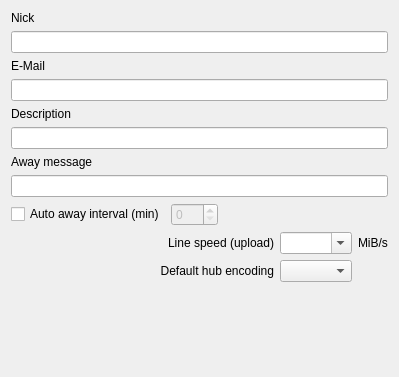
<?xml version="1.0" encoding="UTF-8"?>
<ui version="4.0">
 <class>UISettingsPersonal</class>
 <widget class="QWidget" name="UISettingsPersonal">
  <property name="geometry">
   <rect>
    <x>0</x>
    <y>0</y>
    <width>399</width>
    <height>377</height>
   </rect>
  </property>
  <property name="sizePolicy">
   <sizepolicy hsizetype="Preferred" vsizetype="Preferred">
    <horstretch>0</horstretch>
    <verstretch>0</verstretch>
   </sizepolicy>
  </property>
  <property name="windowTitle">
   <string notr="true"/>
  </property>
  <layout class="QVBoxLayout" name="verticalLayout">
   <item>
    <widget class="QFrame" name="frame">
     <property name="frameShape">
      <enum>QFrame::NoFrame</enum>
     </property>
     <property name="frameShadow">
      <enum>QFrame::Raised</enum>
     </property>
     <layout class="QGridLayout" name="gridLayout_2">
      <property name="leftMargin">
       <number>0</number>
      </property>
      <property name="topMargin">
       <number>0</number>
      </property>
      <property name="rightMargin">
       <number>0</number>
      </property>
      <property name="bottomMargin">
       <number>0</number>
      </property>
      <item row="5" column="0" colspan="4">
       <widget class="LineEdit" name="lineEdit_DESC">
        <property name="toolTip">
         <string>This description will show in the user list.
It can be overridden on a per-hub basis in the Favorite Hub Properties.</string>
        </property>
       </widget>
      </item>
      <item row="8" column="0" colspan="4">
       <widget class="LineEdit" name="lineEdit_AWAYMSG">
        <property name="toolTip">
         <string>If you are in away mode, this message will be sent to everybody
who sends private message to you.</string>
        </property>
       </widget>
      </item>
      <item row="0" column="0" colspan="4">
       <widget class="QLabel" name="label">
        <property name="text">
         <string>Nick</string>
        </property>
       </widget>
      </item>
      <item row="1" column="0" colspan="4">
       <widget class="LineEdit" name="lineEdit_NICK">
        <property name="toolTip">
         <string>This nickname, or handle, will identify you when you join a hub.
It can be overridden on a per-hub basis in the Favorite Hub Properties.</string>
        </property>
       </widget>
      </item>
      <item row="2" column="0" colspan="4">
       <widget class="QLabel" name="label_2">
        <property name="text">
         <string>E-Mail</string>
        </property>
       </widget>
      </item>
      <item row="4" column="0" colspan="4">
       <widget class="QLabel" name="label_3">
        <property name="text">
         <string>Description</string>
        </property>
       </widget>
      </item>
      <item row="6" column="0" colspan="4">
       <widget class="QLabel" name="label_4">
        <property name="text">
         <string>Away message</string>
        </property>
       </widget>
      </item>
      <item row="9" column="0">
       <widget class="QCheckBox" name="checkBox_AUTOAWAY">
        <property name="text">
         <string>Auto away interval (min)</string>
        </property>
       </widget>
      </item>
      <item row="9" column="2">
       <spacer name="horizontalSpacer">
        <property name="orientation">
         <enum>Qt::Horizontal</enum>
        </property>
        <property name="sizeHint" stdset="0">
         <size>
          <width>40</width>
          <height>20</height>
         </size>
        </property>
       </spacer>
      </item>
      <item row="3" column="0" colspan="4">
       <widget class="LineEdit" name="lineEdit_EMAIL">
        <property name="toolTip">
         <string>This field is for sharing your email address, if you wish it.</string>
        </property>
       </widget>
      </item>
      <item row="9" column="1">
       <widget class="QSpinBox" name="spinBox">
        <property name="enabled">
         <bool>false</bool>
        </property>
        <property name="maximum">
         <number>180</number>
        </property>
        <property name="singleStep">
         <number>5</number>
        </property>
       </widget>
      </item>
     </layout>
    </widget>
   </item>
   <item>
    <widget class="QFrame" name="frame_2">
     <property name="frameShape">
      <enum>QFrame::NoFrame</enum>
     </property>
     <property name="frameShadow">
      <enum>QFrame::Raised</enum>
     </property>
     <layout class="QGridLayout" name="gridLayout">
      <property name="leftMargin">
       <number>0</number>
      </property>
      <property name="topMargin">
       <number>0</number>
      </property>
      <property name="rightMargin">
       <number>0</number>
      </property>
      <property name="bottomMargin">
       <number>0</number>
      </property>
      <item row="0" column="0">
       <widget class="QLabel" name="label_5">
        <property name="sizePolicy">
         <sizepolicy hsizetype="Expanding" vsizetype="Preferred">
          <horstretch>0</horstretch>
          <verstretch>0</verstretch>
         </sizepolicy>
        </property>
        <property name="text">
         <string>Line speed (upload)</string>
        </property>
        <property name="alignment">
         <set>Qt::AlignRight|Qt::AlignTrailing|Qt::AlignVCenter</set>
        </property>
        <property name="wordWrap">
         <bool>true</bool>
        </property>
       </widget>
      </item>
      <item row="0" column="1">
       <widget class="QComboBox" name="comboBox_SPEED">
        <property name="sizePolicy">
         <sizepolicy hsizetype="Minimum" vsizetype="Fixed">
          <horstretch>0</horstretch>
          <verstretch>0</verstretch>
         </sizepolicy>
        </property>
        <property name="editable">
         <bool>true</bool>
        </property>
        <property name="toolTip">
         <string>Pick a common upload speed (in MiB/s) or type your own.
Note: MiB/s, not Mbps -- divide your ISP-advertised speed by 8
(e.g. 200 Mbps upload is 25 MiB/s).
Do not put in your download speed; this setting is a measure
of how fast a source you are likely to be for other users.</string>
        </property>
       </widget>
      </item>
      <item row="0" column="2">
       <widget class="QLabel" name="label_7">
        <property name="sizePolicy">
         <sizepolicy hsizetype="Minimum" vsizetype="Preferred">
          <horstretch>0</horstretch>
          <verstretch>0</verstretch>
         </sizepolicy>
        </property>
        <property name="text">
         <string>MiB/s</string>
        </property>
       </widget>
      </item>
      <item row="1" column="0">
       <widget class="QLabel" name="label_6">
        <property name="sizePolicy">
         <sizepolicy hsizetype="Expanding" vsizetype="Preferred">
          <horstretch>0</horstretch>
          <verstretch>0</verstretch>
         </sizepolicy>
        </property>
        <property name="text">
         <string>Default hub encoding</string>
        </property>
        <property name="alignment">
         <set>Qt::AlignRight|Qt::AlignTrailing|Qt::AlignVCenter</set>
        </property>
        <property name="wordWrap">
         <bool>true</bool>
        </property>
       </widget>
      </item>
      <item row="1" column="1">
       <widget class="QComboBox" name="comboBox_ENC">
        <property name="sizePolicy">
         <sizepolicy hsizetype="Minimum" vsizetype="Fixed">
          <horstretch>0</horstretch>
          <verstretch>0</verstretch>
         </sizepolicy>
        </property>
       </widget>
      </item>
     </layout>
    </widget>
   </item>
   <item>
    <spacer name="verticalSpacer">
     <property name="orientation">
      <enum>Qt::Vertical</enum>
     </property>
     <property name="sizeHint" stdset="0">
      <size>
       <width>20</width>
       <height>0</height>
      </size>
     </property>
    </spacer>
   </item>
  </layout>
 </widget>
 <customwidgets>
  <customwidget>
   <class>LineEdit</class>
   <extends>QLineEdit</extends>
   <header>LineEdit.h</header>
  </customwidget>
 </customwidgets>
 <resources/>
 <connections>
  <connection>
   <sender>checkBox_AUTOAWAY</sender>
   <signal>toggled(bool)</signal>
   <receiver>spinBox</receiver>
   <slot>setEnabled(bool)</slot>
   <hints>
    <hint type="sourcelabel">
     <x>69</x>
     <y>202</y>
    </hint>
    <hint type="destinationlabel">
     <x>393</x>
     <y>198</y>
    </hint>
   </hints>
  </connection>
 </connections>
</ui>
